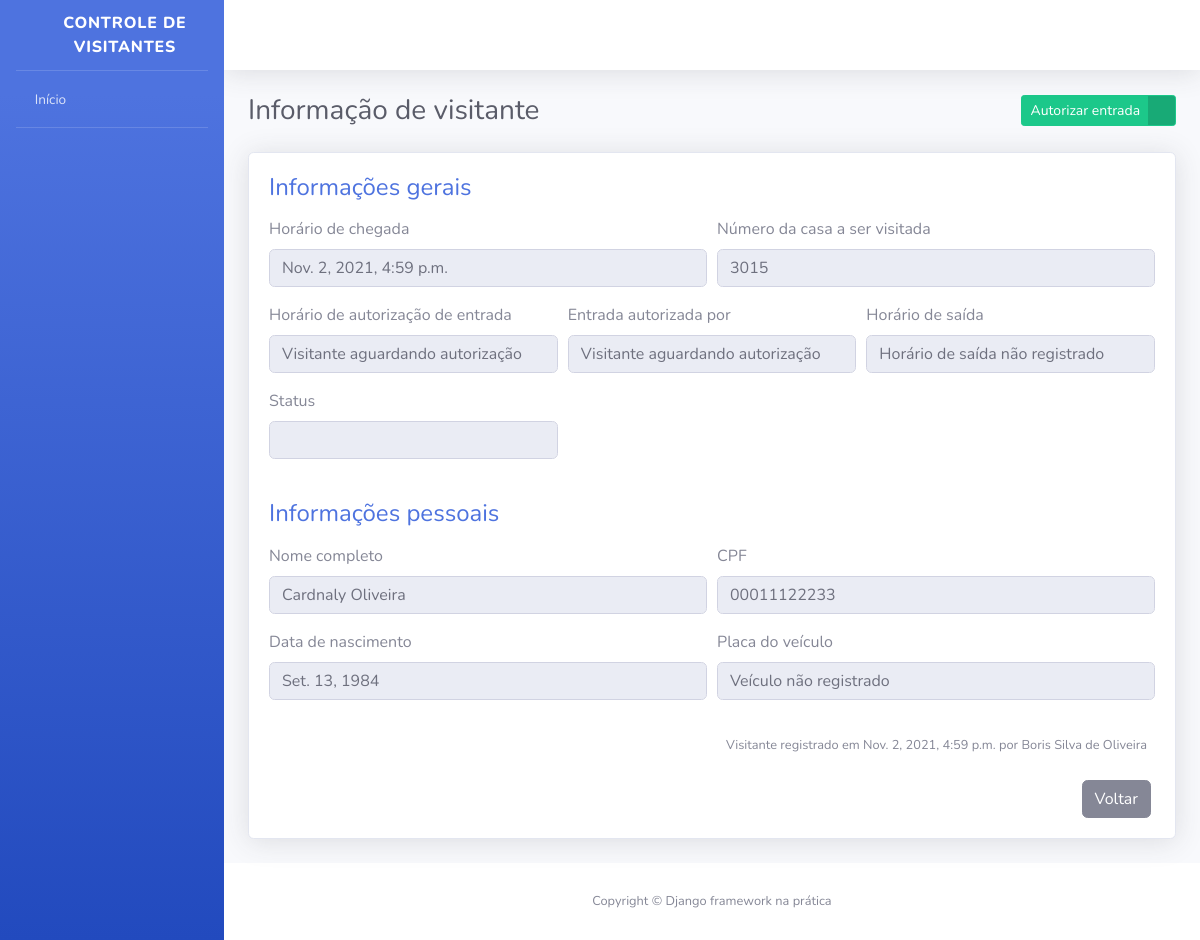
Before: /visitantes/1/ with the older database file.
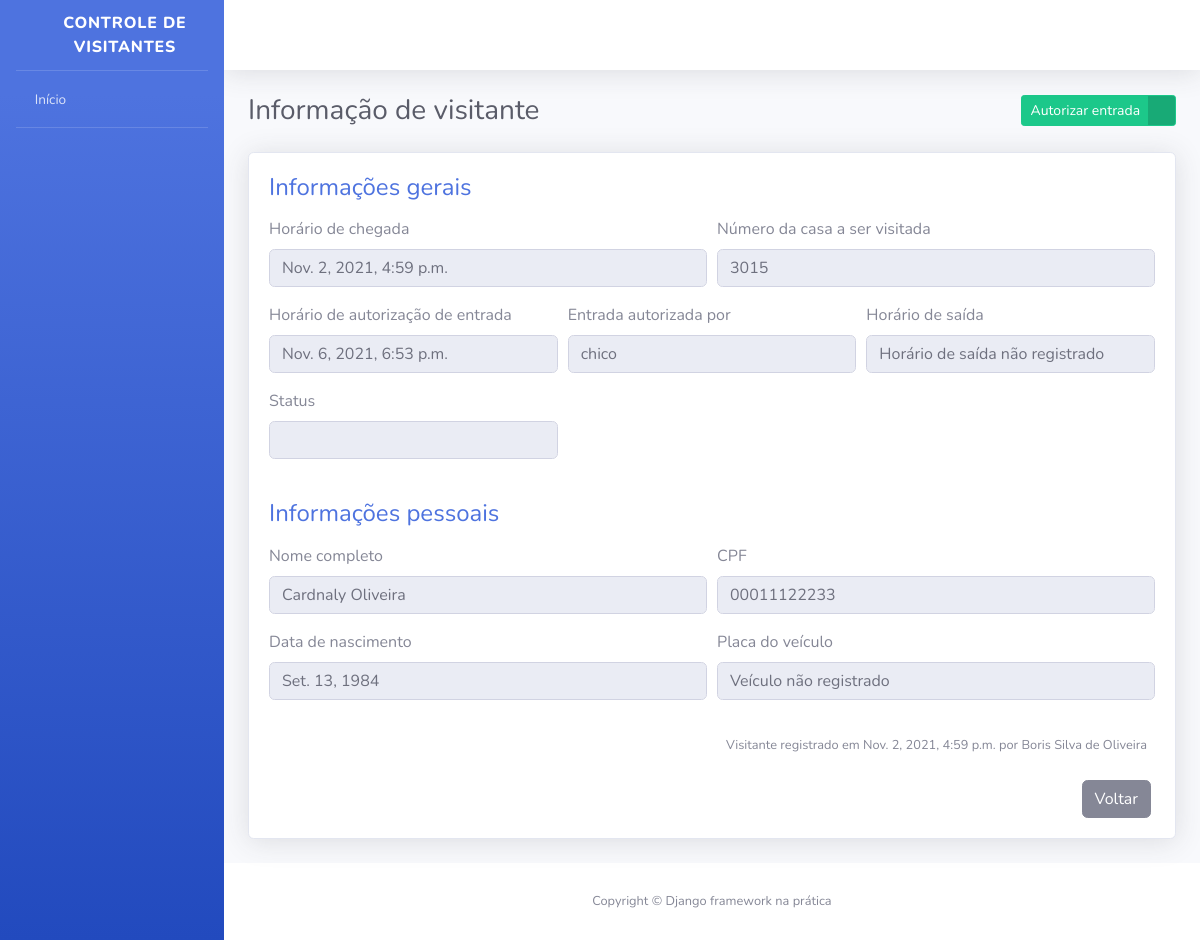
After: the same page with the newer database file.
### visitantes/models.py (models this page shows, shortened)
class Visitante(models.Model):
    STATUS_VISITANTE = [
        ("AGUARDANDO","Aguardando autorização"),
        ("EM_VISITA","Em visita"),
        ("FINALIZADO","Visita finalizada"),
    ]
    status = models.CharField(verbose_name="Status",max_length=10,choices= STATUS_VISITANTE,default="AGUARDANDO")
    nome_completo= models.CharField(verbose_name="Nome completo", max_length=194)
    cpf=models.CharField(verbose_name="CPF",max_length=11)
    data_nascimento=models.DateField(verbose_name="Data de nascimento", auto_now=False, auto_now_add=False)
    numero_casa=models.PositiveIntegerField(verbose_name="Numero da casa a ser visitada")
    placa_veiculo= models.CharField(verbose_name="Placa do veiculo", max_length=7,null= True, blank=True)
    horario_chegada=models.DateTimeField(verbose_name="Horario de chegada na portaria",auto_now_add=True)
    horario_saida= models.DateTimeField(verbose_name="Horario de saida do condominio", auto_now=False, null=True, blank=True)
    horario_autorizacao=models.DateTimeField(verbose_name="Horario de autorização da entrada", auto_now=False, blank=True, null=True)
    morador_responsavel=models.CharField(verbose_name="Nome do morador responsavel por autorizar a entrada", max_length=195, blank=True)
    registrado_por=models.ForeignKey("porteiros.Porteiro",verbose_name= "Porteiro responsavel pelo registro", on_delete= models.PROTECT)
    def get_horario_saida(self):
        if self.horario_saida:
            return self.horario_saida
        return "Horário de saída não registrado"
    def get_horario_autorizacao(self):
        if self.horario_autorizacao:
            return self.horario_autorizacao
        return "Visitante aguardando autorização"
    def get_morador_responsavel(self):
        if self.morador_responsavel:
            return self.morador_responsavel
        return "Visitante aguardando autorização"
    def get_placa_veiculo(self):
        if self.placa_veiculo:
            return self.placa_veiculo
        return "Veículo não registrado"
    class Meta:
        verbose_name= "Visitante"
        verbose_name_plural= "Visitantes"
        db_table= "visitante"

### porteiros/models.py (models this page shows)
class Porteiro(models.Model):
    usuario=models.OneToOneField("usuarios.Usuario", verbose_name="Usuário",on_delete=models.CASCADE)
    nome_completo= models.CharField(verbose_name="Nome Completo", max_length=194)
    cpf= models.CharField(verbose_name="CPF", max_length=11)
    telefone= models.CharField(verbose_name="Telefone de Contato", max_length=11)
    data_nascimento= models.DateField(verbose_name="Data de nascimento",auto_now= False, auto_now_add=False)
    class Meta:
        verbose_name="Porteiro"
        verbose_name_plural="Porteiros"
        db_table="porteiro"
    def __str__(self):
        return self.nome_completo

### visitantes/views.py (the view, shortened to what this page needs)
# urls.py: path("visitantes/<int:id>/",visitantes.views.informacoes_visitante,name="informacoes_visitante"),
def informacoes_visitante(request, id):
    visitante = get_object_or_404(Visitante,id=id)
    form = AutorizaVisitanteForm()
    context = {
        "nome_pagina": "Informação de visitante",
        "visitante": visitante,
        "form": form,
    }
    return render(request,"informacoes_visitante.html",context)

### visitantes/forms.py
class AutorizaVisitanteForm(forms.ModelForm):
    morador_responsavel = forms.CharField(required=True)
    class Meta:
        model = Visitante
        fields =[
            "morador_responsavel",
        ]
        error_messages = {
            "morador_responsavel": {
                "required": "Por favor, informe o nome do morador responsável"
            }
        }

### controle_visitantes/templates/informacoes_visitante.html (shortened to what this page needs)
{% extends "base.html" %}
{% load widget_tweaks %}
{% block conteudo %}
<div class="container">
    <div class="d-sm-flex align-items-center justify-content-between mb-4">
        <h1 class="h3 mb-0 text-gray-800">{{ nome_pagina }}</h1>
        <a href="#" class="btn btn-success btn-icon-split btn-sm" data-toggle="modal" data-target="#modal1">
            <span class="text">Autorizar entrada</span>
            <span class="icon text-white-50">
                <i class="fas fa-user-check"></i>
            </span>
        </a>
    </div>
    <div class="card shadow mb-4">
        <div class="card-body">
            <h4 class="mb-3 text-primary">
                Informações gerais
            </h4>
            <form>
                <div class="form-row">
                    <div class="form-group col-md-6">
                        <label>Horário de chegada</label>
                        <input type="text" class="form-control" value="{{ visitante.horario_chegada }}" disabled>
                    </div>
                    <div class="form-group col-md-6">
                        <label>Número da casa a ser visitada</label>
                        <input type="text" class="form-control" value="{{ visitante.numero_casa }}" disabled>
                    </div>
                </div>
                <div class="form-row">
                    <div class="form-group col-md-4">
                        <label>Horário de autorização de entrada</label>
                        <input type="text" class="form-control" value="{{ visitante.get_horario_autorizacao }}" disabled>
                    </div>
                    <div class="form-group col-md-4">
                        <label>Entrada autorizada por</label>
                        <input type="text" class="form-control" value="{{ visitante.get_morador_responsavel }}" disabled>
                    </div>
                    <div class="form-group col-md-4">
                        <label>Horário de saída</label>
                        <input type="text" class="form-control" value="{{ visitante.get_horario_saida}}" disabled>
                    </div>
                     <div class="form-group col-md-4">
                        <label>Status</label>
                        <input type="text" class="form-control" value="{{ visitante.Status}}" disabled>
                    </div>
                </div>
            </form>
            <h4 class="mb-3 mt-4 text-primary">
                Informações pessoais
            </h4>
            <form>
                <div class="form-row">
                    <div class="form-group col-md-6">
                        <label>Nome completo</label>
                        <input type="text" class="form-control" value="{{ visitante.nome_completo }}" disabled>
                    </div>
                    <div class="form-group col-md-6">
                        <label>CPF</label>
                        <input type="text" class="form-control" value="{{ visitante.cpf }}" disabled>
                    </div>
                </div>
                <div class="form-row">
                    <div class="form-group col-md-6">
                        <label>Data de nascimento</label>
                        <input type="text" class="form-control" value="{{ visitante.data_nascimento }}" disabled>
                    </div>
                    <div class="form-group col-md-6">
                        <label>Placa do veículo</label>
                        <input type="text" class="form-control" value="{{ visitante.get_placa_veiculo }}" disabled>
                    </div>
                </div>
            </form>
            <p class="mr-2 mt-3 mb-4 text-right">
                <small>
                    Visitante registrado em {{ visitante.horario_chegada }} por {{ visitante.registrado_por }}
                </small>
            </p>
            <div class="mr-1 text-right">
                <a href="{% url 'index' %}" class="btn btn-secondary text-white" type="button">
                    <span class="text">Voltar</span>
                </a>
            </div>
        </div>
    </div>
    </div>
</div>
{% endblock %}

Changed rows visible on the page:
changed Visitante "Horário de saída não registrado": get_horario_autorizacao "Visitante aguardando autorização" → "Nov. 6, 2021, 6:53 p.m."; get_morador_responsavel "Visitante aguardando autorização" → "chico"
